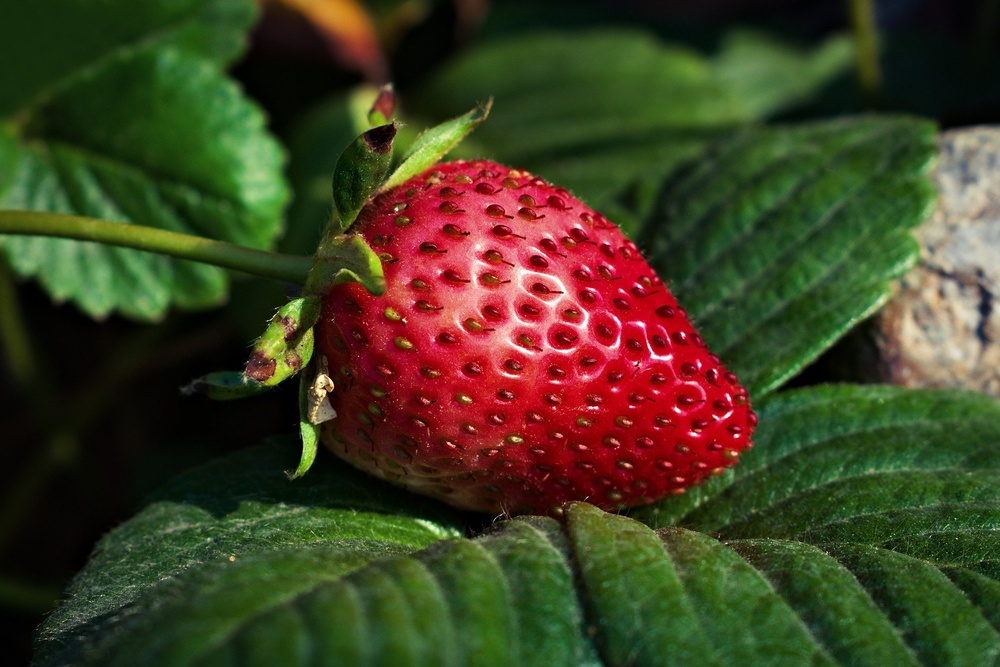
#> input picture image-manipulation/strawberry.jpg, 1000 x 667 px, shrunk from 1920 x 1281 before the run
$ python image2.py
#> lines starting #> are read from the running program, lines starting #| are printed output that depends on the picture
# Bands and Modes of an Image in the Python Pillow Library
from PIL import Image

filename = 'strawberry.jpg'

with Image.open(filename) as img:
#> img is the input picture: PIL image 1000x667 RGB; mean R, G, B 64.3, 62.2, 33.8
    img.load()

# print(img.mode)
# img.show()


# converting images into the various modes.
cmyk_img = img.convert("CMYK")
# cmyk_img.show()
gray_img = img.convert("L")
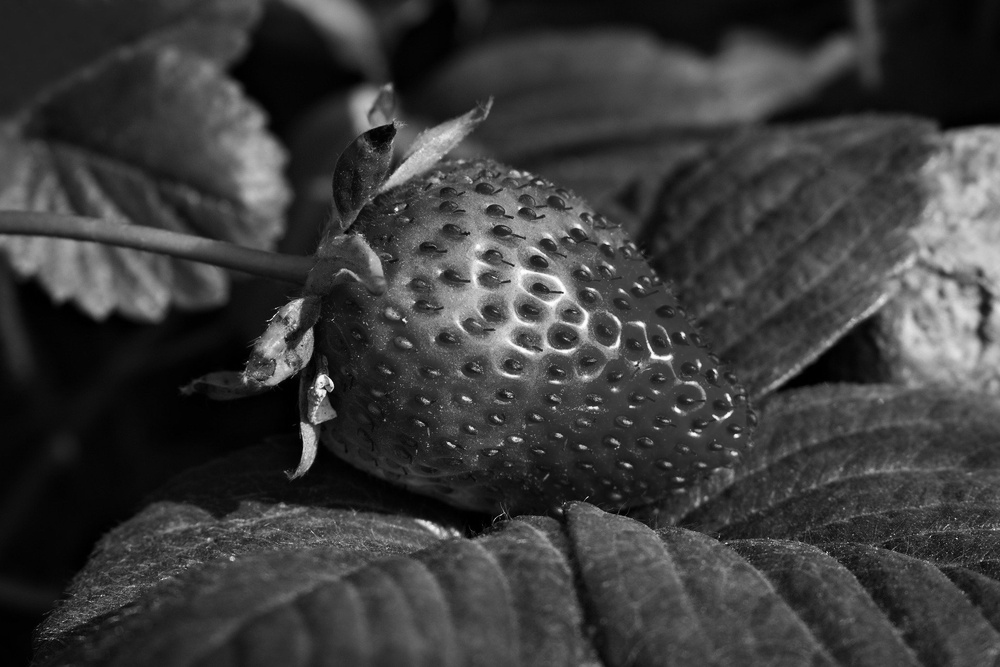
#> gray_img: PIL image 1000x667 L; min 0, max 254, mean 59.6
# gray_img.show()
# img.getbands()   will o/p ('R', 'G', 'B')
# The outputs from the calls to .getbands() confirm that there are three bands in the RGB image, four bands in the CMYK image, and one band in the grayscale image.

$ run again, with image-manipulation/buildings.jpg copied over image-manipulation/strawberry.jpg
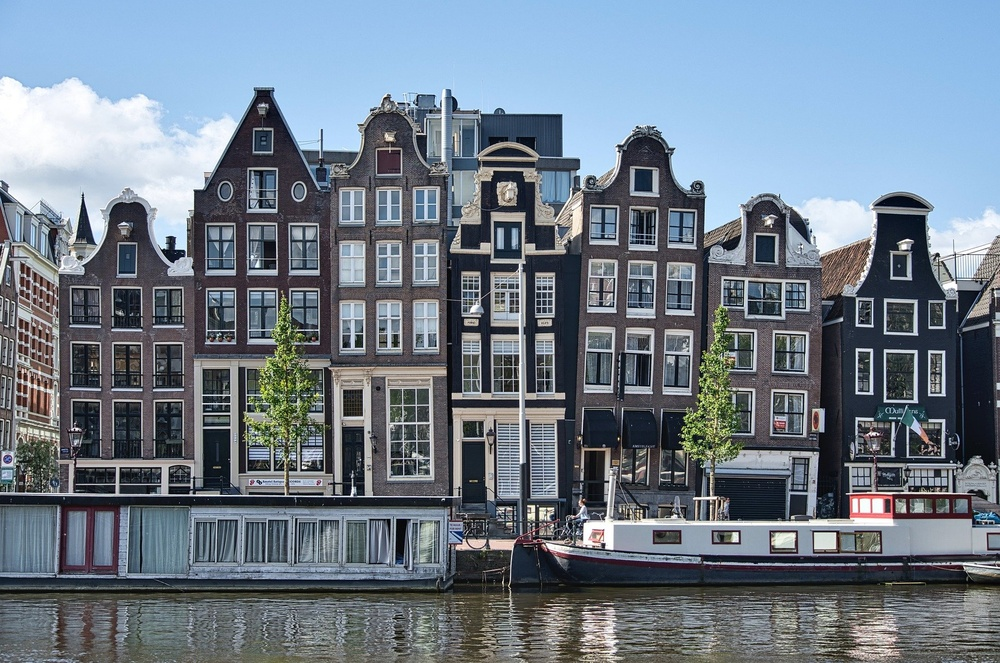
#> input picture image-manipulation/buildings.jpg, 1000 x 663 px, shrunk from 1920 x 1273 before the run
#> img is the input picture: PIL image 1000x663 RGB; mean R, G, B 111.7, 123.9, 136.7
#> `gray_img = img.convert("L")`:
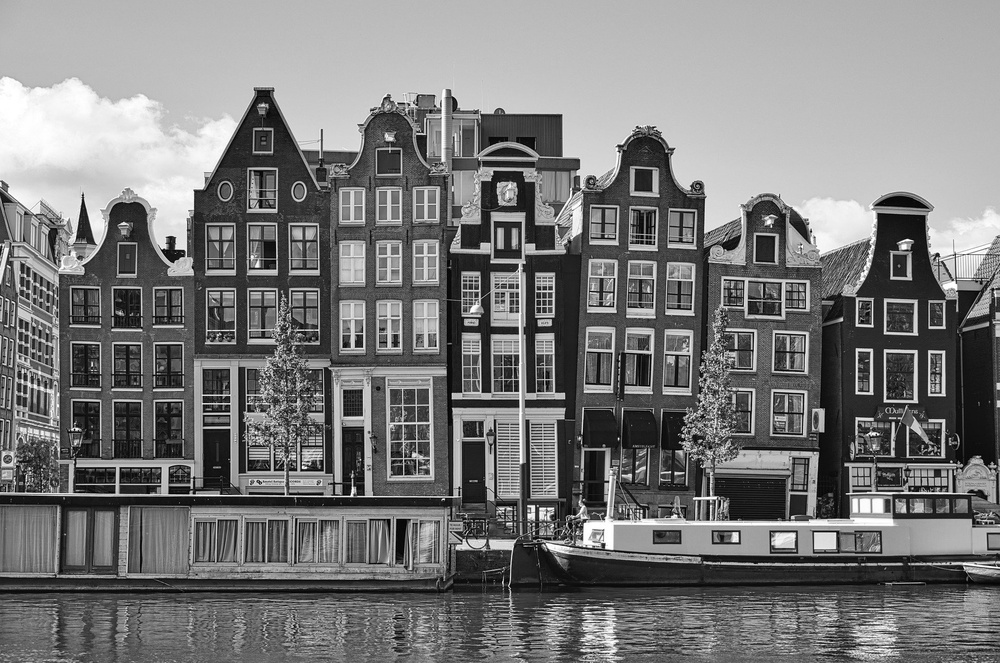
#> gray_img: PIL image 1000x663 L; min 0, max 255, mean 121.7

$ run again, with image-manipulation/cat.jpg copied over image-manipulation/strawberry.jpg
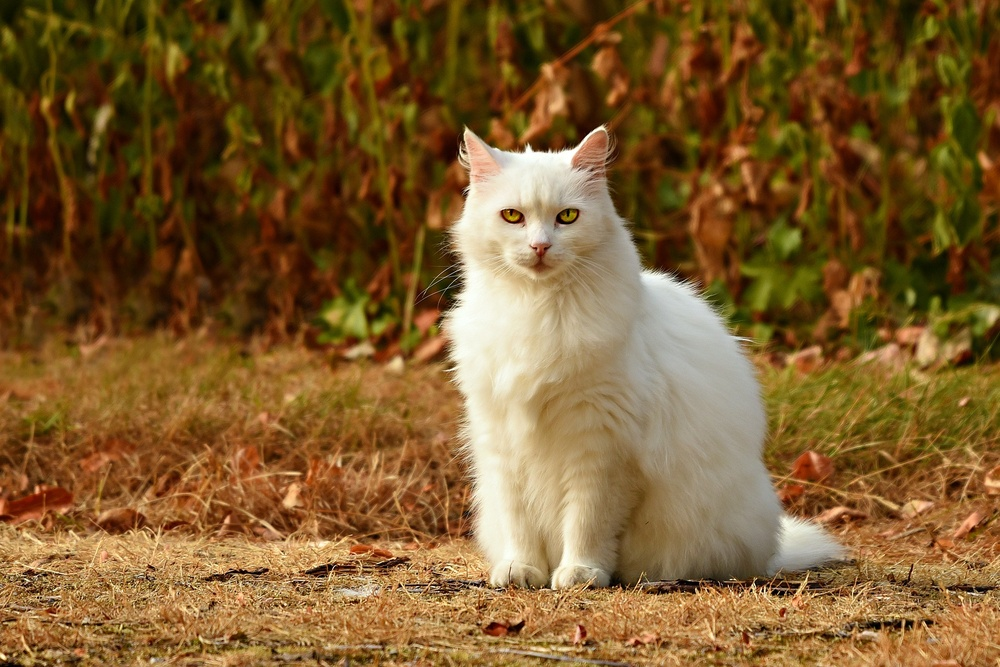
#> input picture image-manipulation/cat.jpg, 1000 x 667 px, shrunk from 1920 x 1281 before the run
#> img is the input picture: PIL image 1000x667 RGB; mean R, G, B 125.1, 92.1, 46.3
#> `gray_img = img.convert("L")`:
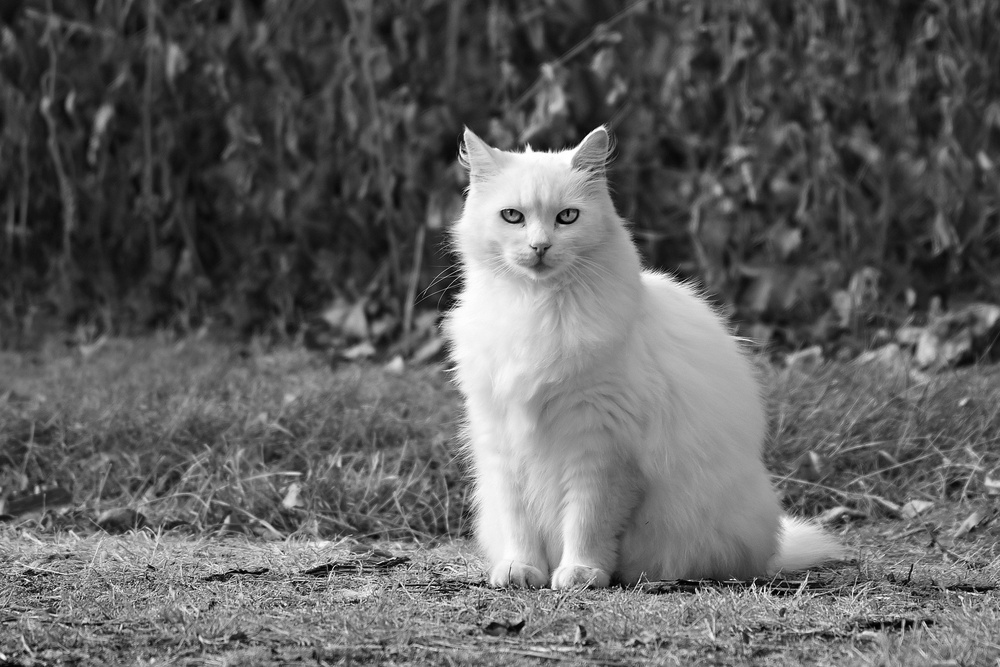
#> gray_img: PIL image 1000x667 L; min 0, max 255, mean 96.7
